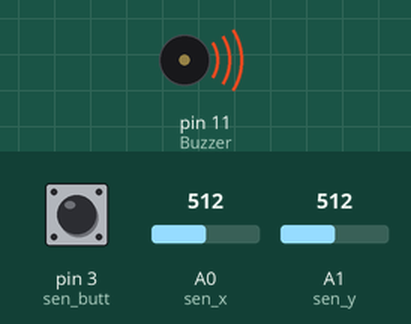
Simulated run of this sketch. Board: Arduino Uno, built with avr-gcc and run on an emulated ATmega328P. Parts: buzzer (waves = sounding). The inputs (shaded band) are chosen by the test bench; at power-on: pin 3 (sen_butt) HIGH, A0 (sen_x) = 512, A1 (sen_y) = 512. What the sketch prints to the serial monitor is not drawn.

Above: at 0.1 s.
Timing chart, 0 to 40.0 s (numbered marks = the images above):
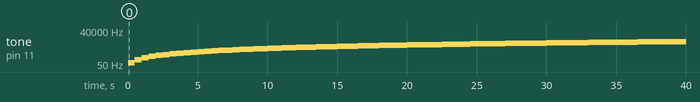

Measured:
- by itself, tone on pin 11 (Buzzer): plays 67 Hz for 0.50 s, 118 Hz for 0.50 s, 169 Hz for 0.50 s, 220 Hz for 0.50 s, 271 Hz for 0.50 s, 322 Hz for 0.50 s … (80 notes in this stretch)

The sketch:

sketch_jan02a.ino
```cpp
#define sen_x A0
#define sen_y A1
#define sen_butt 3
#define Buzzer 11
void setup() {
  pinMode(sen_x,INPUT);
  pinMode(sen_y,INPUT);
  pinMode(sen_butt,INPUT_PULLUP);
  pinMode(Buzzer,OUTPUT);
  Serial.begin(9600);
}
int gerc = 16;
void loop() {
  int x,y,k;
  k = digitalRead(sen_butt);
  x = analogRead(sen_x);
  y = analogRead(sen_y);
  if (y >= 500) {
    gerc+=y/10;
  }
  else if (y <= 400) {
    gerc-=(y+1)*10;
    gerc = constrain(gerc,1,4000);
  }
  else if (k == 0) {
    noTone(Buzzer);
  }
  tone(Buzzer,gerc);
  delay(500);
  Serial.println(gerc);
}
```
